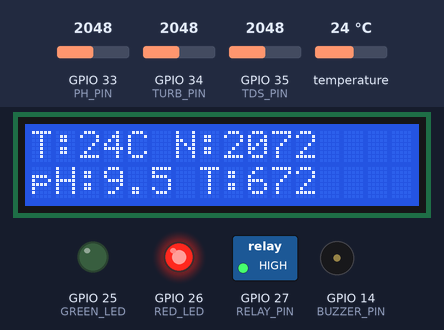
Bench run of a sketch on a simulated ESP32. On the bench: 16×2 character LCD, switched loads named in the sketch (green lamp = pin HIGH), output pins drawn as LEDs (lit = HIGH), buzzer (waves = sounding, pin HIGH). The inputs (shaded band) are chosen by the test bench; at power-on: temperature 24 °C, GPIO 33 (PH_PIN) = 2048, GPIO 34 (TURB_PIN) = 2048, GPIO 35 (TDS_PIN) = 2048 (analog values on the 0–4095 scale). What the sketch prints to the serial monitor is not drawn.

Above: at 2.6 s.
2.7 s: temperature set to 12 °C
At 5.05 s:
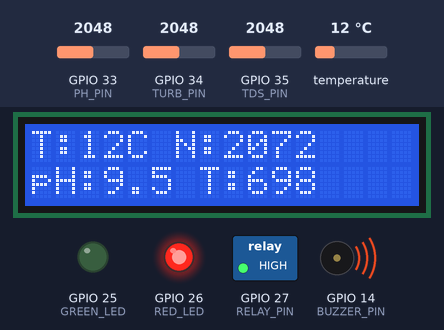
7.6 s: GPIO 33 (PH_PIN) set to 2866
At 8.7 s:
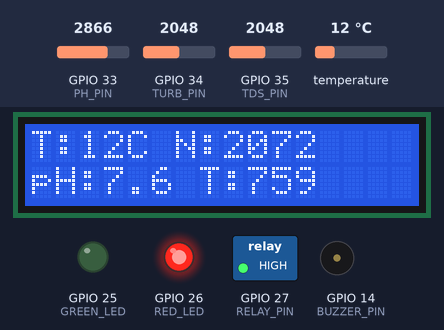
10.5 s: GPIO 34 (TURB_PIN) set to 2866
At 12.9 s:
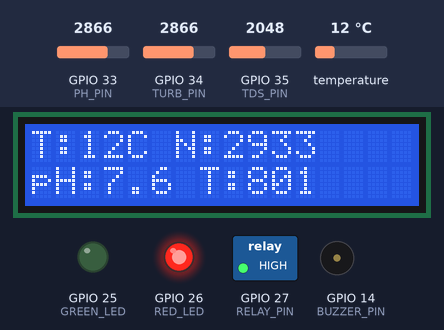
14.6 s: GPIO 35 (TDS_PIN) set to 2866
At 17.0 s:
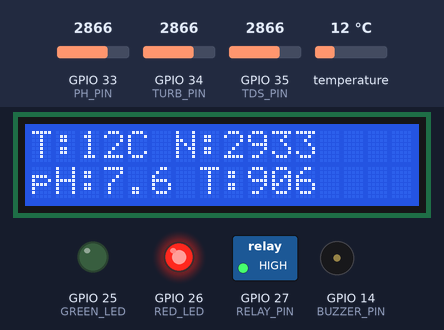
18.7 s: temperature set to 19 °C
At 21.1 s:
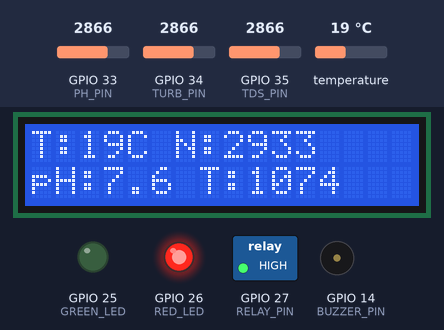
22.8 s: GPIO 33 (PH_PIN) set to 3972
At 24.5 s:
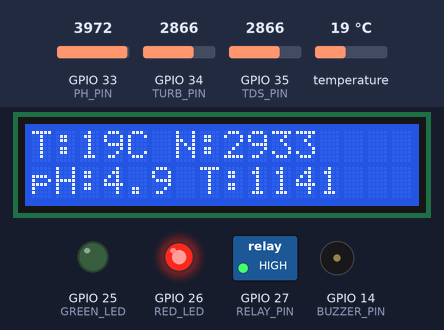
Timing chart, 0 to 27.9 s (numbered marks = the images above; inputs shaded):
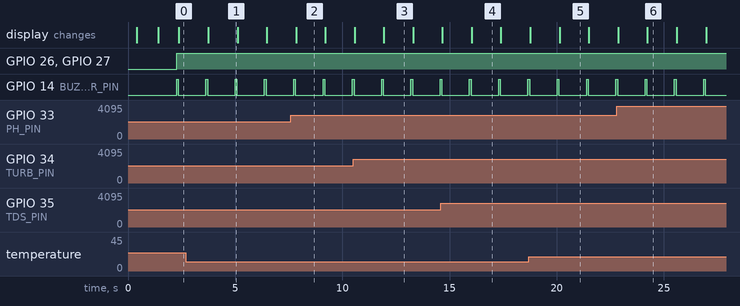

The sketch:

eee-flow.ino
```cpp
/*
  Smart Water Controller (ESP32) - INVERTED PUMP LOGIC VERSION
  Sensors:
    - DS18B20 Temperature (GPIO4)
    - Turbidity SEN0175 (GPIO34)
    - pH (E201 Po) (GPIO33)
    - TDS Gravity V1.0 using GravityTDS_ESP32 (GPIO35)

  Outputs:
    - Relay-controlled Pump (GPIO13)
    - Green LED → GPIO25  (water safe)
    - Red LED → GPIO26    (water unsafe)
    - Buzzer → GPIO14
    - LCD16x2 I2C (SDA=21, SCL=22)

  NOTE: This version includes a flag INVERT_PUMP_LOGIC.
        If INVERT_PUMP_LOGIC = true, the pump state is inverted
        relative to the normal "pump ON when safe" behavior.
*/

#include <OneWire.h>
#include <DallasTemperature.h>
#include <Wire.h>
#include <LiquidCrystal_I2C.h>
#include <EEPROM.h>
#include "GravityTDS.h"

// ---------------- PIN DEFINITIONS ----------------
#define DS18B20_PIN 4
#define TURB_PIN    34
#define PH_PIN      33
#define TDS_PIN     35

#define RELAY_PIN   27  // relay IN
#define GREEN_LED   25
#define RED_LED     26
#define BUZZER_PIN  14

// LCD
LiquidCrystal_I2C lcd(0x27, 16, 2);

// TDS
GravityTDS gravityTds;

// ADC constants
const float ADC_REF = 3.3;
const float ADC_MAX = 4095.0;

// DS18B20
OneWire oneWire(DS18B20_PIN);
DallasTemperature sensors(&oneWire);

// thresholds
const float PH_MIN = 6.5;
const float PH_MAX = 11.0;
const float TDS_MAX = 500.0;     // ppm
const float TEMP_MIN = 15.0;     // °C
const float TEMP_MAX = 45.0;     // °C
const float NTU_LIMIT = 5.0;     // NTU

// TDS smoothing
float smoothTDS = 0.0;
const float ALPHA = 0.12;

// Relay logic
const bool RELAY_ACTIVE_LOW = false; // false => active HIGH (HIGH = ON)

// INVERT PUMP LOGIC FLAG
// If true, pump ON/OFF is inverted (useful when wiring/relay semantics require inversion)
const bool INVERT_PUMP_LOGIC = true; // <--- you asked to invert pump logic

//-----------------------------------------------
void setPump(bool on) {
  if (RELAY_ACTIVE_LOW)
    digitalWrite(RELAY_PIN, on ? LOW : HIGH);
  else
    digitalWrite(RELAY_PIN, on ? HIGH : LOW);
}
//-----------------------------------------------

// read averaged ADC helper
float readAveragedADC(int pin, int samples = 20, int delayMs = 4) {
  long sum = 0;
  for (int i = 0; i < samples; i++) {
    sum += analogRead(pin);
    delay(delayMs);
  }
  return (float)sum / (float)samples;
}

// Convert turbidity voltage to NTU
float convertTurbidityVoltageToNTU(float v) {
  float NTU = -1120.4 * v * v + 5742.3 * v - 4352.9;
  if (NTU < 0) NTU = 0;
  return NTU;
}

// Convert pH voltage to approximate pH (needs calibration)
float convertPhVoltageToPH(float v) {
  float pH = 7.0 + ((2.5 - v) * 3.0);  // simple linear formula
  return pH;
}

void setup() {
  Serial.begin(115200);
  delay(300);

  // ADC configuration
  analogReadResolution(12);
  analogSetPinAttenuation(TDS_PIN, ADC_11db);
  analogSetPinAttenuation(PH_PIN, ADC_11db);
  analogSetPinAttenuation(TURB_PIN, ADC_11db);

  sensors.begin();

  lcd.init();
  lcd.backlight();

  pinMode(RELAY_PIN, OUTPUT);
  pinMode(GREEN_LED, OUTPUT);
  pinMode(RED_LED, OUTPUT);
  pinMode(BUZZER_PIN, OUTPUT);

  // start with pump OFF (apply inversion later)
  setPump(false);
  digitalWrite(GREEN_LED, LOW);
  digitalWrite(RED_LED, LOW);
  digitalWrite(BUZZER_PIN, LOW);

  // TDS init
  gravityTds.setPin(TDS_PIN);
  gravityTds.setAref(3.3);
  gravityTds.setAdcRange(4095);
  gravityTds.begin();

  lcd.clear();
  lcd.setCursor(0,0);
  lcd.print("Smart Water Sys");
  lcd.setCursor(0,1);
  lcd.print("System Ready");
  delay(1000);
  lcd.clear();

  Serial.println("Smart Water Controller (INVERT PUMP LOGIC MODE)");
  Serial.println("TDS calibration: ENTER / CAL:707 / EXIT");
}

// main loop
void loop() {
  // 1. Temperature
  sensors.requestTemperatures();
  float tempC = sensors.getTempCByIndex(0);
  if (tempC < -20 || tempC > 125) tempC = 25.0; // fallback

  // 2. Turbidity
  float turbRaw  = readAveragedADC(TURB_PIN, 10, 3);
  float turbVolt = turbRaw * (ADC_REF / ADC_MAX);
  float NTU      = convertTurbidityVoltageToNTU(turbVolt);

  // 3. pH
  float phRaw  = readAveragedADC(PH_PIN, 20, 3);
  float phVolt = phRaw * (ADC_REF / ADC_MAX);
  float pH     = convertPhVoltageToPH(phVolt);

  // 4. TDS
  gravityTds.setTemperature(tempC);
  gravityTds.update();
  float TDS = gravityTds.getTdsValue();

  // smoothing TDS
  if (smoothTDS == 0) smoothTDS = TDS;
  smoothTDS = ALPHA * TDS + (1 - ALPHA) * smoothTDS;

  // 5. Water safety check
  bool badWater = false;
  if (tempC < TEMP_MIN || tempC > TEMP_MAX) badWater = true;
  if (pH < PH_MIN || pH > PH_MAX) badWater = true;
  if (smoothTDS > TDS_MAX) badWater = true;
  if (NTU > NTU_LIMIT) badWater = true;

  // 6. Determine desired pump state (default: ON when safe)
  bool pumpShouldBeOn = !badWater; // true if safe

  // apply inversion flag if requested
  if (INVERT_PUMP_LOGIC) pumpShouldBeOn = !pumpShouldBeOn;

  // enforce pump state
  setPump(pumpShouldBeOn);

  // LED / buzzer logic (reflect badWater, not inverted)
  if (badWater) {
    digitalWrite(GREEN_LED, LOW);
    digitalWrite(RED_LED, HIGH);
    digitalWrite(BUZZER_PIN, HIGH);
    delay(80);
    digitalWrite(BUZZER_PIN, LOW);
  } else {
    digitalWrite(GREEN_LED, HIGH);
    digitalWrite(RED_LED, LOW);
    digitalWrite(BUZZER_PIN, LOW);
  }

  // LCD update
  lcd.clear();
  lcd.setCursor(0,0);
  lcd.print("T:");
  lcd.print((int)tempC);
  lcd.print("C N:");
  lcd.print((int)NTU);

  lcd.setCursor(0,1);
  lcd.print("pH:");
  lcd.print(pH,1);
  lcd.print(" T:");
  lcd.print((int)smoothTDS);

  // Serial debug
  Serial.print("TEMP: "); Serial.print(tempC);
  Serial.print(" | NTU: "); Serial.print(NTU);
  Serial.print(" | pH: "); Serial.print(pH);
  Serial.print(" | TDS: "); Serial.print(smoothTDS);
  Serial.print(" | BAD WATER: "); Serial.print(badWater ? "YES" : "NO");
  Serial.print(" | PUMP_ON: "); Serial.println(pumpShouldBeOn ? "YES" : "NO");

  delay(400);
}
```

Measured:
- after the input at 2.7 s, the display: changes after 1.0 s (image 1)
- by itself, GPIO 14 (BUZZER_PIN): alternates HIGH for 0.08 s and LOW for 1.3 s
- what the display in image 1 shows lasts 1.4 s, from 3.7 s to 5.1 s
